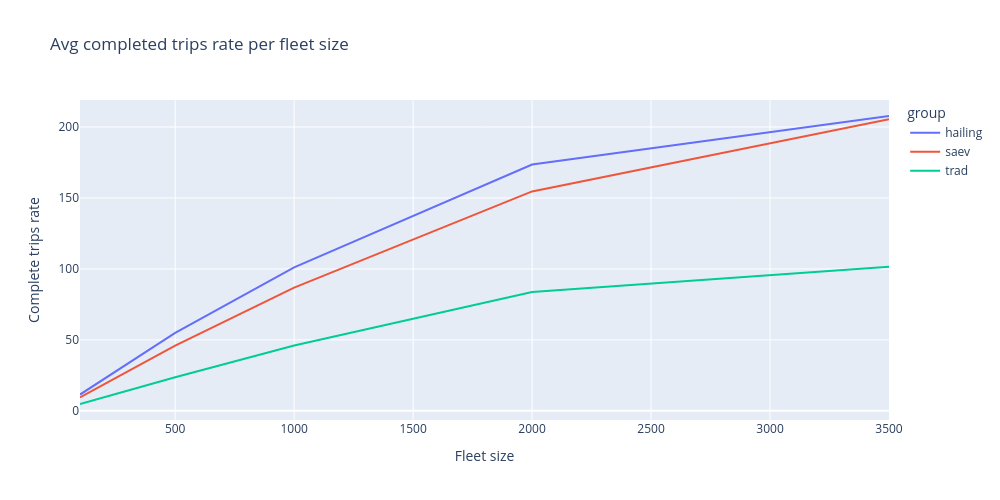

Notebook source saved alongside this figure:
### Code cell
fig = px.line(
        grouped,
        x='fleet_size',
        y='completed_trips',
        color='group',
        title='Avg completed trips rate per fleet size',
        labels={'fleet_size': 'Fleet size', 'completed_trips': 'Complete trips rate'},
)

fig.update_layout(
    height=500,
    width=1000)

fig.show()

### Figure 1 — Plotly figure (JSON) as saved in the notebook; plotly's stock layout.template omitted (floating-point values rounded to 4 significant figures)
{"data": [{"hovertemplate": "group=hailing<br>Fleet size=%{x}<br>Complete trips rate=%{y}<extra></extra>", "legendgroup": "hailing", "line": {"color": "#636efa", "dash": "solid"}, "marker": {"symbol": "circle"}, "mode": "lines", "name": "hailing", "orientation": "v", "showlegend": true, "type": "scatter", "x": [100, 500, 1000, 2000, 3500], "xaxis": "x", "y": [11.5, 54.99, 101.2, 173.5, 207.8], "yaxis": "y"}, {"hovertemplate": "group=saev<br>Fleet size=%{x}<br>Complete trips rate=%{y}<extra></extra>", "legendgroup": "saev", "line": {"color": "#EF553B", "dash": "solid"}, "marker": {"symbol": "circle"}, "mode": "lines", "name": "saev", "orientation": "v", "showlegend": true, "type": "scatter", "x": [100, 500, 1000, 2000, 3500], "xaxis": "x", "y": [9.485, 45.94, 86.84, 154.6, 205.5], "yaxis": "y"}, {"hovertemplate": "group=trad<br>Fleet size=%{x}<br>Complete trips rate=%{y}<extra></extra>", "legendgroup": "trad", "line": {"color": "#00cc96", "dash": "solid"}, "marker": {"symbol": "circle"}, "mode": "lines", "name": "trad", "orientation": "v", "showlegend": true, "type": "scatter", "x": [100, 500, 1000, 2000, 3500], "xaxis": "x", "y": [4.827, 23.67, 46.02, 83.73, 101.6], "yaxis": "y"}], "layout": {"height": 500, "legend": {"title": {"text": "group"}, "tracegroupgap": 0}, "title": {"text": "Avg completed trips rate per fleet size"}, "width": 1000, "xaxis": {"anchor": "y", "autorange": true, "domain": [0, 1], "range": [100, 3500], "title": {"text": "Fleet size"}, "type": "linear"}, "yaxis": {"anchor": "x", "autorange": true, "domain": [0, 1], "range": [-6.449, 219.1], "title": {"text": "Complete trips rate"}, "type": "linear"}}}
